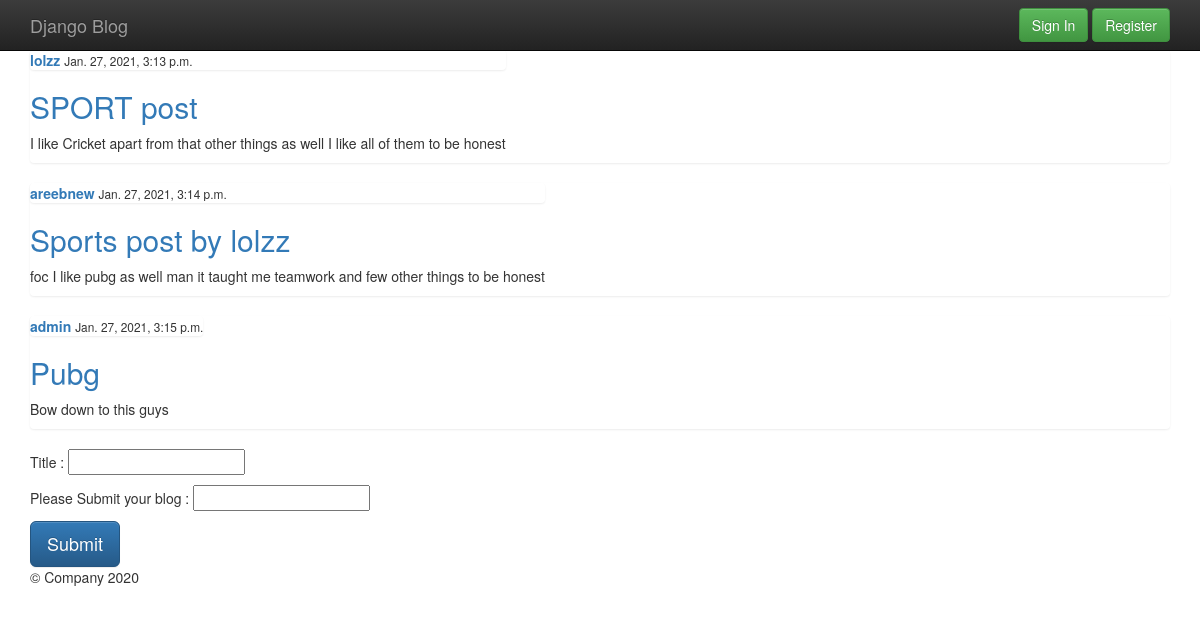
The app's page /sports/ with its own data.
### blog/models.py (models this page shows, shortened)
class S_Post(models.Model):
 	title = models.CharField( max_length = 100)
 	content = models.TextField()
 	date_posted  = models.DateTimeField( default = timezone.now)
 	author = models.ForeignKey( User , on_delete = models.CASCADE)

### blog/views.py (the view)
# urls.py: path('sports/' , views.sports , name = 'sports'),
def sports(request):
	context =  {
		'posts' : S_Post.objects.all()
	}
	return render( request  , 'blog/sports.html' , context)

### blog/templates/blog/sports.html (shortened to what this page needs)
{% extends 'blog/base.html' %}
{% block content %}
<section class="container">
	{% for p in posts %}
	<div class="list-group" >
		<article>
			<div class="media-body">
				<div class = "list-group">
					<a href="#" > <strong> {{ p.author }} </strong> </a>
					<small> {{ p.date_posted }} </small>
				</div>
				<h2>
					<a href="#" >
						{{ p.title }}
					</a>
				</h2>
					<p>
						{{ p.content }}
					</p>
			</div>
		</article>
	</div>
	{% endfor %}
</section>
<section class="container">
	<form method="post" action = "/sports_post_add">
		<p>
			Title :
			<input type="text" name="sports_post_title"> </input>
		</p>
		<p>
			Please Submit your blog :
			<input type="text" name="sports_post_blog"></input>
		</p>
		<button class = "btn btn-primary btn-lg" type = "submit"> Submit </button>
	</form>
</section>
{% endblock %}

### blog/static/blog/css/main.css (style rules this page uses)
h2,h3,h4,h5,h6 { color: #b30000; }

### blog/templates/blog/base.html (style rules this page uses)
body { padding-top: 50px; padding-bottom: 20px; }

### records on screen
S_Post: author "lolzz", date_posted "Jan. 27, 2021, 3:13 p.m.", title "SPORT post", content "I like Cricket apart from that other things as well I like all of them to be honest"
S_Post: author "areebnew", date_posted "Jan. 27, 2021, 3:14 p.m.", title "Sports post by lolzz", content "foc I like pubg as well man it taught me teamwork and few other things to be honest"
S_Post: author "admin", date_posted "Jan. 27, 2021, 3:15 p.m.", title "Pubg", content "Bow down to this guys"
